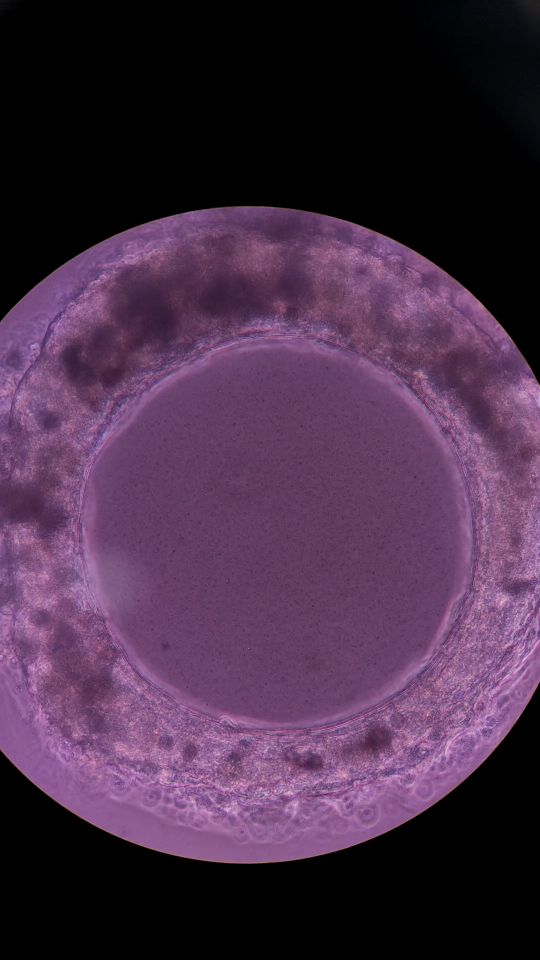
%> input picture example.tif, 1080 x 1920 px (shown at 1/2 size)
$ octave extracting_area.m   (GNU Octave 9; MATLAB toolbox functions it lacks are replaced by stand-ins)
%> lines starting %> are read from the running program, lines starting %| are printed output that depends on the picture; in (x1, y1, x2, y2) boxes, pixels count from 0 and x2, y2 are one past the last pixel; in counts of white or black regions, pixels touching at a corner belong together; the program's own positions count from 1
% This is a quick and dirty way of extracting features and analyzing
% contraction of EHT videos.

% Right now it is loading example.tif to show how it works. When analyzing
% videos of contracting EHT, uncomment line 10 to 19, line 32, line 35, line 107,
% comment out lines 24, 29, 59, 82 to 87, so the code can properly analyze the videos.

% matlab version 2023b

%%
% load video
% filename = '\VID_20240614_154857.mp4';
%
% vidObj = VideoReader(filename);
%
%
% export_folder = 'C:\desktop-everything\dataAnalysis\rnd_script\img_export';
%
% m1 = vidObj.Height;
% m2 = vidObj.Width;
% m4 = vidObj.NumFrames

%%
% load images
frame_tmp = imread('example.tif');
%> frame_tmp is the input picture: size 1920x1080x3 uint8; mean R, G, B 70.3, 45, 70.4


%%
m4 = 3000;
inner = zeros(1,m4); % this variable stores the extracted area from each frame

frame_count = 1;

%while hasFrame(vidObj)   % use while loop for video

     % read each frame of the video
   % frame_tmp = readFrame(vidObj);

    if frame_count < 280000

        % turn the frame into gray image
        frame_tmp_gray = im2gray(frame_tmp);
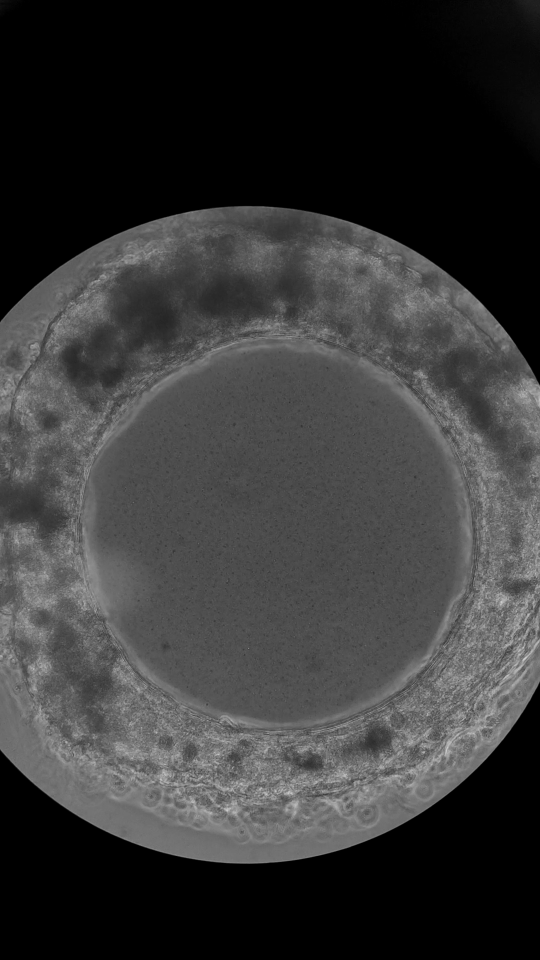
%> frame_tmp_gray: size 1920x1080 uint8 (shown at 1/2 size); min 0, max 213, mean 55.5

        % binarize the image through simple thresholding
        BW1 = frame_tmp_gray > 100;
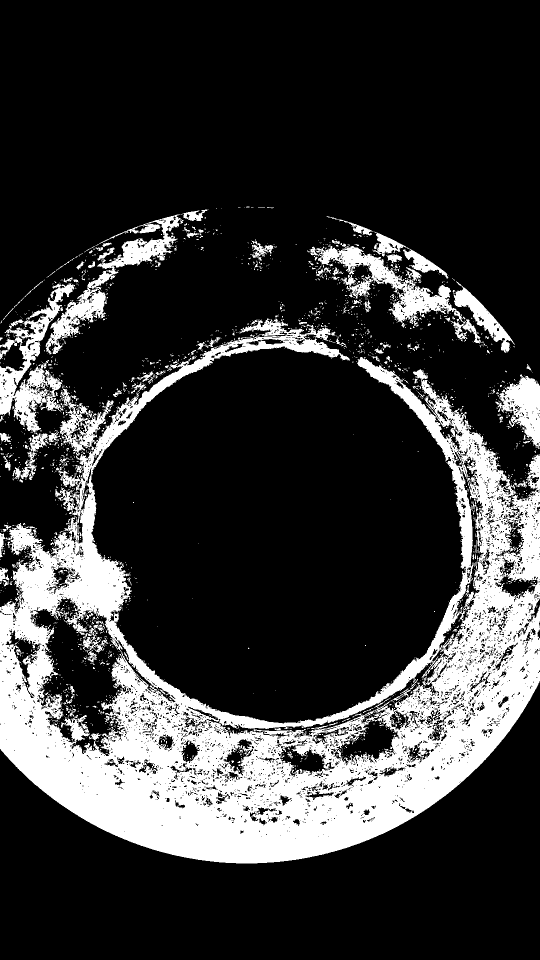
%> BW1: size 1920x1080 logical (shown at 1/2 size); 21% white; 2151 white regions (1977 under 20 px), largest, box (x1, y1, x2, y2) and area: (0, 636, 1080, 1727) 360304, (0, 567, 150, 960) 15743, (632, 486, 963, 687) 13141

        % filter out small dots in the center.
        minSize1 = 1;
        J1 = bwareaopen(BW1,minSize1);

        % close the gaps
        SE = strel('disk',35);
        J2 = imclose(J1,SE);
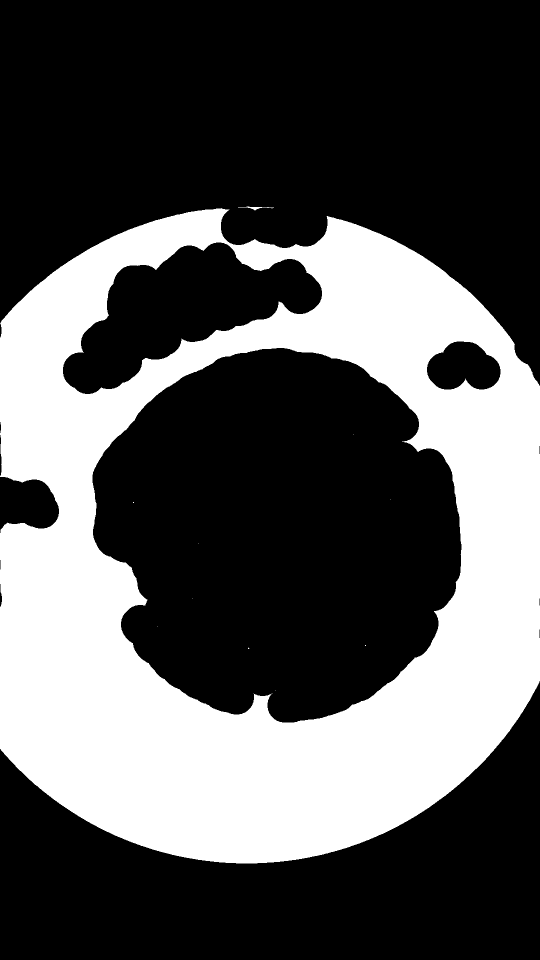
%> J2: size 1920x1080 logical (shown at 1/2 size); 33.7% white; 11 white regions (9 under 20 px), largest, box (x1, y1, x2, y2) and area: (0, 416, 1080, 1727) 699440, (476, 413, 548, 421) 156

        % filter out unwanted dots
        minSize2 = 500;
        J3 = bwareaopen(J2,minSize2);
%> J3: size 1920x1080 logical; 33.7% white; 1 white region, box (x1, y1, x2, y2) and area: (0, 416, 1080, 1727) 699440

        % display the results
        figure,montage({frame_tmp_gray,BW1,J1,J2,J3},'BackgroundColor','blue','BorderSize',3)

        % if frame_count == 10
        %   figure,montage({frame_tmp_gray,BW1,J1,J2,J3},'BackgroundColor','blue','BorderSize',3)
        % end

        %%
        % detect the inner sphere and calculate the area

        pre_fill = J3;
        filled = imfill(pre_fill,[923 502],4); % the coordinates are hard-coded in here. Any points inside of the inner sphere should work.
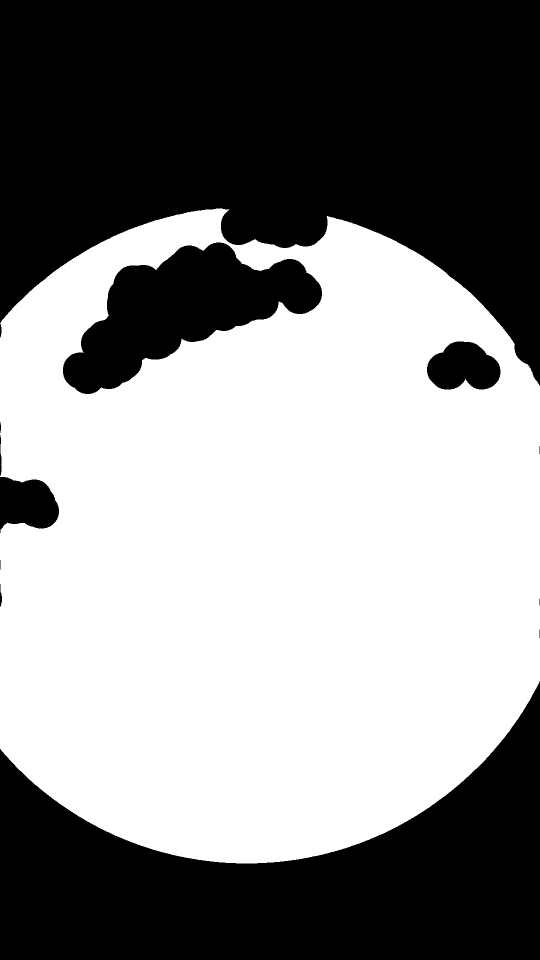
%> filled: size 1920x1080 logical (shown at 1/2 size); 53.9% white; 13 black regions (4 under 20 px), largest, box (x1, y1, x2, y2) and area: (0, 0, 1080, 772) 555882, (0, 1362, 1080, 1920) 304175, (126, 485, 644, 788) 75166

        inner_tmp = pre_fill ~= filled;
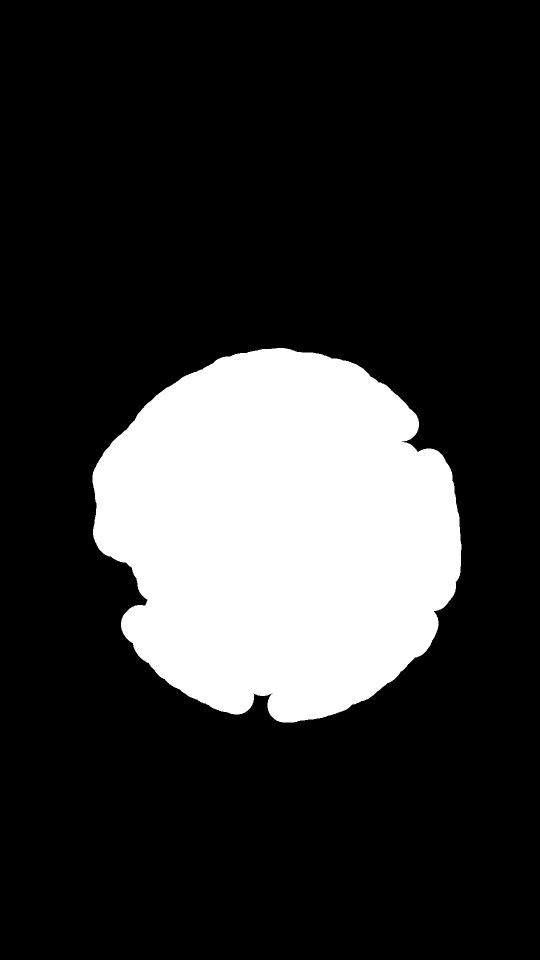
%> inner_tmp: size 1920x1080 logical (shown at 1/2 size); 20.2% white; 1 white region, box (x1, y1, x2, y2) and area: (185, 696, 923, 1445) 418011

        inner(frame_count) = sum(inner_tmp(:));

        %figure,montage({pre_fill,filled,inner_tmp},'BackgroundColor','blue','BorderSize',3)


%> (the run ends here)
